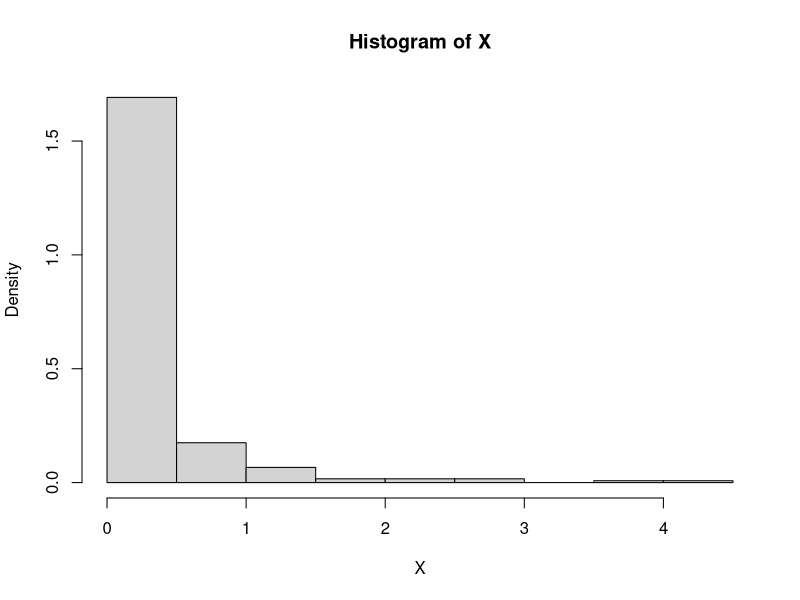

This figure's R source:
n = 250
u = runif(n, min=0, max=20)
X = log(2/(u - 1) + 1)
hist(X,freq=FALSE)
x =seq(from=0,to=1,length=100)
lines(x, 2/x^2,lwd=5)
